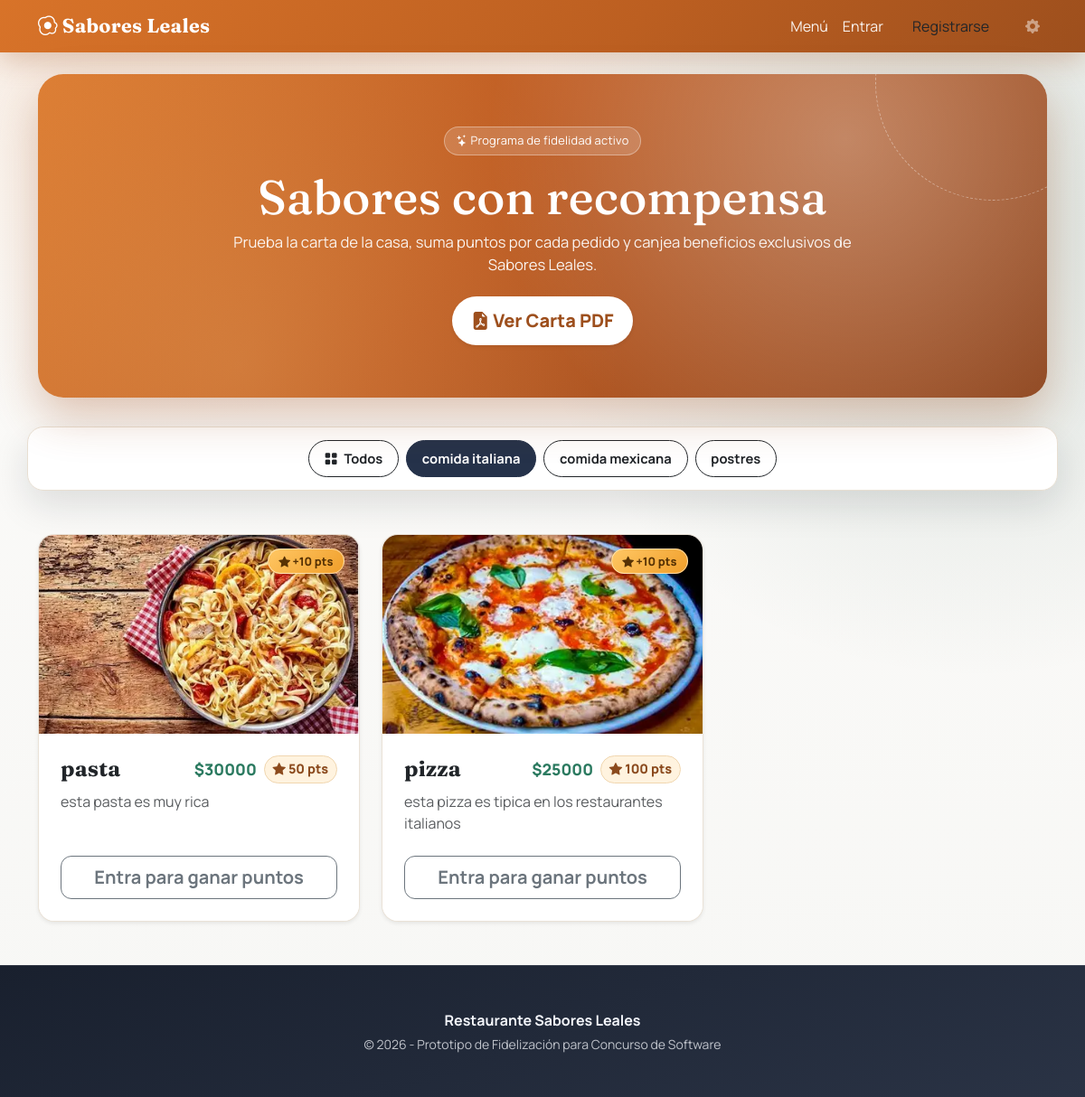
The page /?categoria=1 on the database its author committed.
### gestion/models.py (models this page shows, shortened)
class Categoria(models.Model):
    nombre = models.CharField(max_length=100)

class Producto(models.Model):
    categoria = models.ForeignKey(Categoria, on_delete=models.CASCADE)
    nombre = models.CharField(max_length=200)
    descripcion = models.TextField()
    precio = models.DecimalField(max_digits=10, decimal_places=2)
    imagen = models.ImageField(upload_to='productos/', null=True, blank=True)
    puntos_otorgados = models.IntegerField(default=10) # Puntos que gana el cliente al comprarlo

### gestion/views.py (the view)
# urls.py: path('', views.index, name='index'),
def index(request):
    categoria_id = request.GET.get('categoria')
    categorias = Categoria.objects.all()
    categoria_seleccionada = None
    if categoria_id and categoria_id.isdigit():
        categoria_seleccionada = int(categoria_id)
        productos = Producto.objects.filter(categoria_id=categoria_seleccionada)
    elif categoria_id:
        productos = Producto.objects.none()
    else:
        productos = Producto.objects.all()
    puntos_usuario = 0
    if request.user.is_authenticated:
        perfil, created = PerfilCliente.objects.get_or_create(user=request.user)
        puntos_usuario = perfil.puntos
    for producto in productos:
        producto.puntos_canje = calcular_puntos_canje(producto)
        producto.puntos_faltantes = max(0, producto.puntos_canje - puntos_usuario)
    context = {
        'productos': productos,
        'categorias': categorias,
        'categoria_seleccionada': categoria_seleccionada,
        'puntos_usuario': puntos_usuario,
    }
    return render(request, 'gestion/index.html', context)

### gestion/context_processors.py (called while the page is built)
def puntos_usuario(request):
    if not request.user.is_authenticated:
        return {"puntos_usuario": 0}
    perfil, _ = PerfilCliente.objects.get_or_create(user=request.user)
    return {"puntos_usuario": perfil.puntos}

### gestion/views.py (called while the page is built)
def calcular_puntos_canje(producto):
    nombre_producto = (producto.nombre or '').strip().lower()
    return PUNTOS_CANJE_PERSONALIZADOS.get(nombre_producto, max(1, int(producto.precio / 1000)))

### templates/gestion/index.html (shortened to what this page needs)
{% extends 'gestion/base.html' %}
{% block content %}
<div class="hero-section text-center">
    <span class="hero-kicker"><i class="bi bi-stars"></i> Programa de fidelidad activo</span>
    <h1 class="hero-title">Sabores con recompensa</h1>
    <p class="hero-lead">Prueba la carta de la casa, suma puntos por cada pedido y canjea beneficios exclusivos de Sabores Leales.</p>
    <a href="{% url 'descargar_menu_pdf' %}" class="btn btn-hero btn-lg shadow-sm">
        <i class="bi bi-file-earmark-pdf-fill"></i> Ver Carta PDF
    </a>
</div>
<div class="row mb-5">
    <div class="col-12 d-flex justify-content-center flex-wrap gap-2 filter-wrap surface">
        <a href="?" class="btn btn-category {% if not categoria_seleccionada %}btn-dark{% else %}btn-outline-dark{% endif %}">
            <i class="bi bi-grid-fill me-1"></i> Todos
        </a>
        {% for cat in categorias %}
            <a href="?categoria={{ cat.id }}"
               class="btn btn-category {% if categoria_seleccionada == cat.id %}btn-dark{% else %}btn-outline-dark{% endif %}">
                {{ cat.nombre }}
            </a>
        {% endfor %}
    </div>
</div>
<div class="row row-cols-1 row-cols-md-2 row-cols-lg-3 g-4">
    {% for producto in productos %}
    <div class="col">
        <div class="card h-100 shadow-sm product-card">
            <div class="position-relative">
                {% if producto.imagen %}
                    <img src="{{ producto.imagen.url }}" class="card-img-top" alt="{{ producto.nombre }}">
                {% else %}
                    <div class="bg-light text-muted d-flex align-items-center justify-content-center" style="height: 220px;">
                        <i class="bi bi-image fs-1 opacity-25"></i>
                    </div>
                {% endif %}
                <div class="position-absolute top-0 end-0 m-3">
                    <span class="points-badge shadow-sm">
                        <i class="bi bi-star-fill"></i> +{{ producto.puntos_otorgados|default:"0" }} pts
                    </span>
                </div>
            </div>
            <div class="card-body px-4 pt-4 pb-3">
                <div class="d-flex justify-content-between align-items-center mb-2">
                    <h4 class="card-title fw-bold mb-0">{{ producto.nombre }}</h4>
                    <div class="d-flex align-items-center gap-2">
                        <span class="price-tag">${{ producto.precio|floatformat:0 }}</span>
                        <span class="points-price-tag"><i class="bi bi-star-fill"></i> {{ producto.puntos_canje }} pts</span>
                    </div>
                </div>
                <p class="card-text text-muted">{{ producto.descripcion|truncatechars:85 }}</p>
            </div>
            <div class="card-footer bg-white border-0 px-4 pb-4">
                <div class="d-grid">
                    {% if user.is_authenticated %}
                        <form method="post" action="{% url 'realizar_pedido' producto.id %}" class="d-grid gap-2">
                            {% csrf_token %}
                            <button type="submit" name="metodo_pago" value="dinero" class="btn btn-order btn-lg shadow-sm w-100">
                                Comprar con dinero
                            </button>
                            {% if puntos_usuario >= producto.puntos_canje %}
                                <button type="submit" name="metodo_pago" value="puntos" class="btn btn-outline-warning fw-bold w-100" style="border-radius: 12px;">
                                    Canjear con puntos
                                </button>
                            {% else %}
                                <button type="button" class="btn btn-outline-secondary fw-bold w-100" style="border-radius: 12px;" disabled>
                                    Te faltan {{ producto.puntos_faltantes }} pts
                                </button>
                            {% endif %}
                        </form>
                    {% else %}
                        <a href="{% url 'login' %}" class="btn btn-outline-secondary btn-lg fw-bold py-2" style="border-radius: 12px;">
                            Entra para ganar puntos
                        </a>
                    {% endif %}
                </div>
            </div>
        </div>
    </div>
    {% endfor %}
</div>
{% endblock %}

### templates/gestion/base.html (style rules this page uses)
:root { --ink: #1f2333; --muted: #5f6679; --paper: #f7f7f5; --cream: #fff8ee; --amber: #d87329; --amber-deep: #a94f1c; --olive: #2c5a4a; --line: #e8dfd2; --surface: #ffffff; --shadow: 0 16px 40px rgba(18, 23, 35, 0.12); }
body { font-family: "Manrope", sans-serif; color: var(--ink); background: radial-gradient(circle at 10% -20%, rgba(216, 115, 41, 0.16), transparent 40%), radial-gradient(circle at 90% 20%, rgba(44, 90, 74, 0.16), transparent 35%), linear-gradient(180deg, #fcfbf9 0%, var(--paper) 100%); min-height: 100vh; }
h1, h2, h3, h4, h5 { font-family: "Fraunces", serif; letter-spacing: 0.2px; }
.surface { background: var(--surface); border: 1px solid rgba(232, 223, 210, 0.9); border-radius: 22px; box-shadow: var(--shadow); }

### templates/gestion/index.html (style rules this page uses)
.hero-section { position: relative; overflow: hidden; background: radial-gradient(circle at 80% 20%, rgba(255, 255, 255, 0.3), transparent 42%), radial-gradient(circle at 20% 90%, rgba(250, 204, 130, 0.22), transparent 45%), linear-gradient(125deg, #dc7d33 0%, #be5c23 45%, #8f4720 100%); color: #fff; padding: 3.6rem 1.4rem; border-radius: 28px; margin-bottom: 2rem; box-shadow: 0 20px 50px rgba(158, 79, 30, 0.32); }
.hero-section::after { content: ""; position: absolute; width: 260px; height: 260px; top: -120px; right: -70px; border-radius: 50%; border: 1px dashed rgba(255, 255, 255, 0.4); }
.hero-kicker { display: inline-block; background: rgba(255, 255, 255, 0.16); border: 1px solid rgba(255, 255, 255, 0.35); border-radius: 999px; font-size: 0.8rem; padding: 0.34rem 0.8rem; margin-bottom: 0.9rem; letter-spacing: 0.3px; }
.hero-title { font-size: clamp(2rem, 6vw, 3.3rem); margin-bottom: 0.4rem; }
.hero-lead { max-width: 690px; margin: 0 auto 1.4rem; opacity: 0.92; font-size: 1.04rem; }
.btn-hero { border-radius: 999px; border: none; background: #fff; color: #9d4f1d; font-weight: 800; padding: 0.75rem 1.3rem; transition: transform 0.22s ease, box-shadow 0.22s ease; }
.filter-wrap { border-radius: 18px; border: 1px solid #e8dfd2; background: #fff; padding: 0.9rem; }
.btn-category { border-radius: 999px; padding: 0.5rem 1.05rem; font-weight: 700; font-size: 0.92rem; border-width: 1px; }
.btn-category.btn-dark { background: #25324a; border-color: #25324a; }
.product-card { border-radius: 18px; overflow: hidden; border: 1px solid rgba(232, 223, 210, 0.88); transition: transform 0.25s ease, box-shadow 0.25s ease; background: #fff; }
.card-img-top { height: 220px; object-fit: cover; }
.price-tag { color: #2b7a60; font-weight: 800; font-size: 1.1rem; }
.points-price-tag { color: #8b4a1d; font-weight: 800; font-size: 0.9rem; background: #fff3df; border: 1px solid #f0d6af; border-radius: 999px; padding: 0.22rem 0.55rem; white-space: nowrap; }
.points-badge { background: linear-gradient(140deg, #ffc764 0%, #f09e2a 100%); color: #573204; border-radius: 999px; padding: 0.25rem 0.72rem; font-size: 0.8rem; font-weight: 800; border: 1px solid rgba(255, 255, 255, 0.55); }

### rows shown on the page
Categoria: nombre "comida italiana"
Categoria: nombre "comida mexicana"
Categoria: nombre "postres"
Producto: imagen (picture), puntos_otorgados "10", nombre "pasta", precio "30000", puntos_canje "50", descripcion "esta pasta es muy rica"
Producto: imagen (picture), puntos_otorgados "10", nombre "pizza", precio "25000", puntos_canje "100", descripcion "esta pizza es tipica en los restaurantes italianos"
